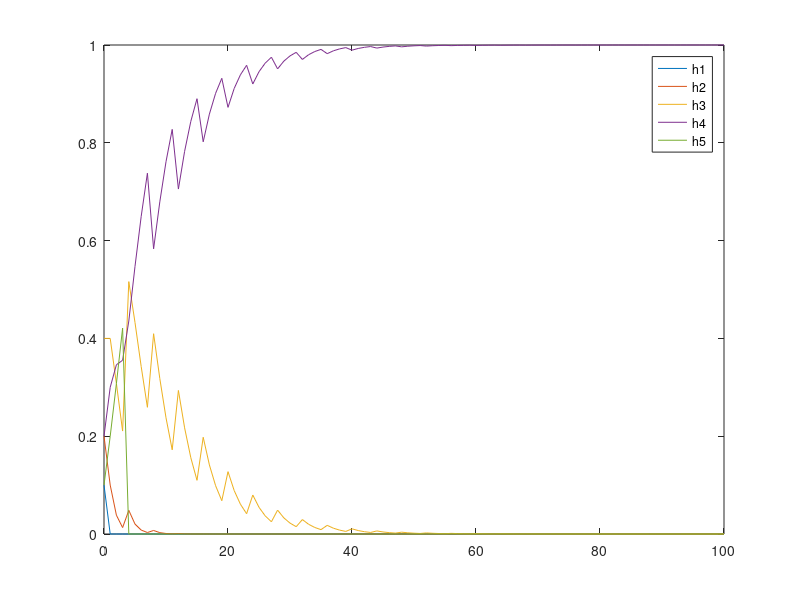
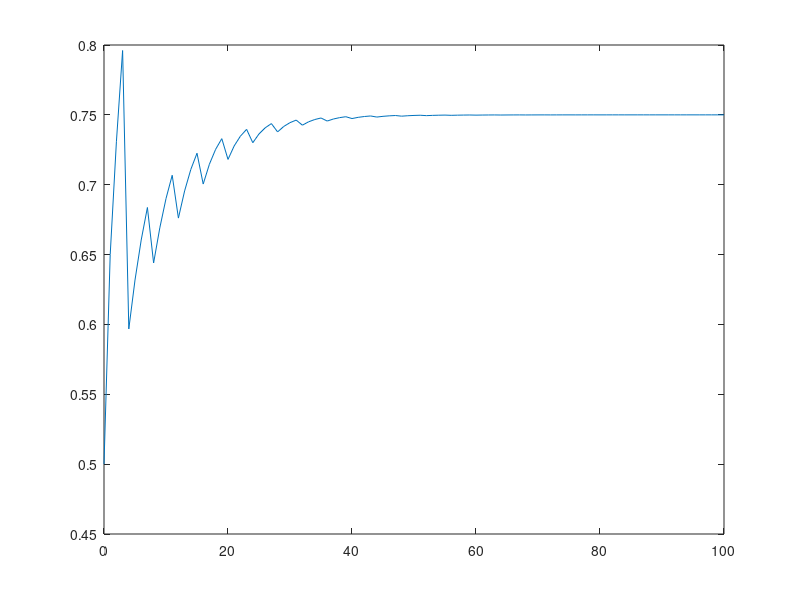
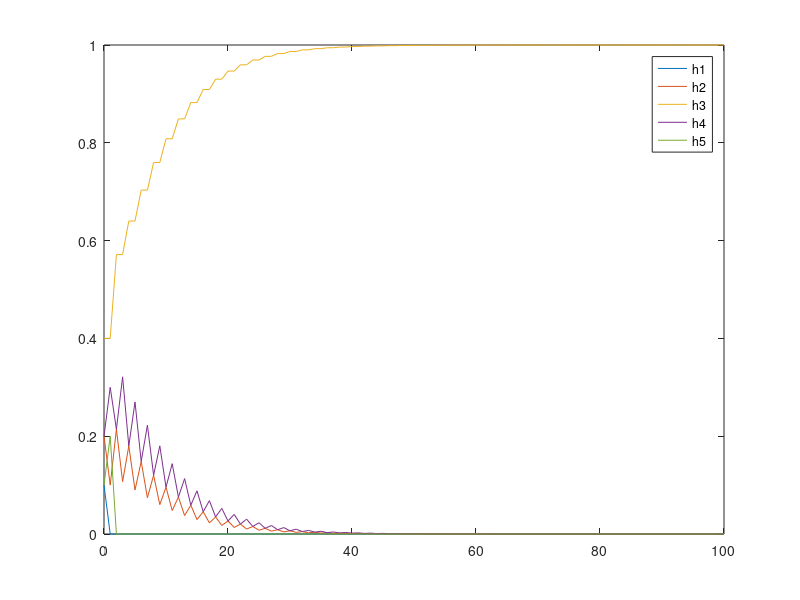
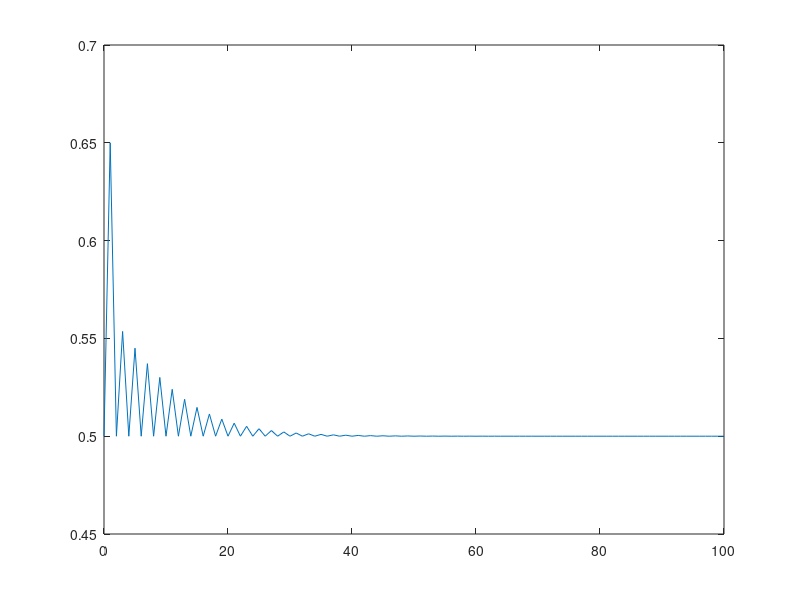

MATLAB code for these plots, in order:
% 0 stands for cherry, 1 stands for lime

% 100 candies following h4. 75% lime, 25% cherry
candies = ones(1,100);
for i = 1:25
   candies(i*4) = 0; 
end
% Calculate P(d|hi)
Pdh1 = ones(1,101); Pdh2 = ones(1,101); Pdh3 = ones(1,101); Pdh4 = ones(1,101); Pdh5 = ones(1,101);
for i = 1:100
   Pdh3(i+1) = Pdh3(i) * 0.5;
   if candies(i) == 1
       Pdh1(i+1) = Pdh1(i) * 0;
       Pdh2(i+1) = Pdh2(i) * 0.25;
       Pdh4(i+1) = Pdh4(i) * 0.75;
       Pdh5(i+1) = Pdh5(i);
   else
       Pdh1(i+1) = Pdh1(i);
       Pdh2(i+1) = Pdh2(i) * 0.75;
       Pdh4(i+1) = Pdh4(i) * 0.25;
       Pdh5(i+1) = Pdh5(i) * 0;
   end
end

% P(hi|d) = alpha * P(d|hi)*P(hi)
Ph1d = Pdh1 * 0.1;
Ph2d = Pdh2 * 0.2;
Ph3d = Pdh3 * 0.4;
Ph4d = Pdh4 * 0.2;
Ph5d = Pdh5 * 0.1;
a = Ph1d + Ph2d + Ph3d + Ph4d + Ph5d;
Ph1d = Ph1d./a;
Ph2d = Ph2d./a;
Ph3d = Ph3d./a;
Ph4d = Ph4d./a;
Ph5d = Ph5d./a;

% Plot P(hi|d)
figure;
title('h4 posterior')
x = 0:100;
plot (x,Ph1d,x,Ph2d,x,Ph3d,x,Ph4d,x,Ph5d)
legend('h1','h2','h3','h4','h5');

% Find & Plot P(Dn+1 = lime | D)
p = Ph2d * 0.25 + Ph3d * 0.5 + Ph4d * 0.75 + Ph5d;
figure;
title('h4 prediction')
plot (x,p)

% 100 candies following h3. 50% lime, 50% cherry
candies = ones(1,100);
for i = 1:50
   candies(i*2) = 0; 
end
% Calculate P(d|hi)
Pdh1 = ones(1,101); Pdh2 = ones(1,101); Pdh3 = ones(1,101); Pdh4 = ones(1,101); Pdh5 = ones(1,101);
for i = 1:100
   Pdh3(i+1) = Pdh3(i) * 0.5;
   if candies(i) == 1
       Pdh1(i+1) = Pdh1(i) * 0;
       Pdh2(i+1) = Pdh2(i) * 0.25;
       Pdh4(i+1) = Pdh4(i) * 0.75;
       Pdh5(i+1) = Pdh5(i);
   else
       Pdh1(i+1) = Pdh1(i);
       Pdh2(i+1) = Pdh2(i) * 0.75;
       Pdh4(i+1) = Pdh4(i) * 0.25;
       Pdh5(i+1) = Pdh5(i) * 0;
   end
end

% P(hi|d) = alpha * P(d|hi)*P(hi)
Ph1d = Pdh1 * 0.1;
Ph2d = Pdh2 * 0.2;
Ph3d = Pdh3 * 0.4;
Ph4d = Pdh4 * 0.2;
Ph5d = Pdh5 * 0.1;
a = Ph1d + Ph2d + Ph3d + Ph4d + Ph5d;
Ph1d = Ph1d./a;
Ph2d = Ph2d./a;
Ph3d = Ph3d./a;
Ph4d = Ph4d./a;
Ph5d = Ph5d./a;

% Plot P(hi|d)
figure;
title('h3 posterior')
x = 0:100;
plot (x,Ph1d,x,Ph2d,x,Ph3d,x,Ph4d,x,Ph5d)
legend('h1','h2','h3','h4','h5');

% Find & Plot P(Dn+1 = lime | D)
p = Ph2d * 0.25 + Ph3d * 0.5 + Ph4d * 0.75 + Ph5d;
figure;
title('h3 prediction')
plot (x,p)


% 100 candies following h2. 25% lime, 75% cherry
candies = zeros(1,100);
for i = 1:25
   candies(i*4) = 1; 
end
% Calculate P(d|hi)
Pdh1 = ones(1,101); Pdh2 = ones(1,101); Pdh3 = ones(1,101); Pdh4 = ones(1,101); Pdh5 = ones(1,101);
for i = 1:100
   Pdh3(i+1) = Pdh3(i) * 0.5;
   if candies(i) == 1
       Pdh1(i+1) = Pdh1(i) * 0;
       Pdh2(i+1) = Pdh2(i) * 0.25;
       Pdh4(i+1) = Pdh4(i) * 0.75;
       Pdh5(i+1) = Pdh5(i);
   else
       Pdh1(i+1) = Pdh1(i);
       Pdh2(i+1) = Pdh2(i) * 0.75;
       Pdh4(i+1) = Pdh4(i) * 0.25;
       Pdh5(i+1) = Pdh5(i) * 0;
   end
end

% P(hi|d) = alpha * P(d|hi)*P(hi)
Ph1d = Pdh1 * 0.1;
Ph2d = Pdh2 * 0.2;
Ph3d = Pdh3 * 0.4;
Ph4d = Pdh4 * 0.2;
Ph5d = Pdh5 * 0.1;
a = Ph1d + Ph2d + Ph3d + Ph4d + Ph5d;
Ph1d = Ph1d./a;
Ph2d = Ph2d./a;
Ph3d = Ph3d./a;
Ph4d = Ph4d./a;
Ph5d = Ph5d./a;

% Plot P(hi|d)
figure;
title('h2 posterior')
x = 0:100;
plot (x,Ph1d,x,Ph2d,x,Ph3d,x,Ph4d,x,Ph5d)
legend('h1','h2','h3','h4','h5');

% Find & Plot P(Dn+1 = lime | D)
p = Ph2d * 0.25 + Ph3d * 0.5 + Ph4d * 0.75 + Ph5d;
figure;
title('h2 prediction')
plot (x,p)


% 100 candies following h3. 50% lime, 50% cherry
candies = zeros(1,100);
% Calculate P(d|hi)
Pdh1 = ones(1,101); Pdh2 = ones(1,101); Pdh3 = ones(1,101); Pdh4 = ones(1,101); Pdh5 = ones(1,101);
for i = 1:100
   Pdh3(i+1) = Pdh3(i) * 0.5;
   if candies(i) == 1
       Pdh1(i+1) = Pdh1(i) * 0;
       Pdh2(i+1) = Pdh2(i) * 0.25;
       Pdh4(i+1) = Pdh4(i) * 0.75;
       Pdh5(i+1) = Pdh5(i);
   else
       Pdh1(i+1) = Pdh1(i);
       Pdh2(i+1) = Pdh2(i) * 0.75;
       Pdh4(i+1) = Pdh4(i) * 0.25;
       Pdh5(i+1) = Pdh5(i) * 0;
   end
end

% P(hi|d) = alpha * P(d|hi)*P(hi)
Ph1d = Pdh1 * 0.1;
Ph2d = Pdh2 * 0.2;
Ph3d = Pdh3 * 0.4;
Ph4d = Pdh4 * 0.2;
Ph5d = Pdh5 * 0.1;
a = Ph1d + Ph2d + Ph3d + Ph4d + Ph5d;
Ph1d = Ph1d./a;
Ph2d = Ph2d./a;
Ph3d = Ph3d./a;
Ph4d = Ph4d./a;
Ph5d = Ph5d./a;

% Plot P(hi|d)
figure;
title('h1 posterior')
x = 0:100;
plot (x,Ph1d,x,Ph2d,x,Ph3d,x,Ph4d,x,Ph5d)
legend('h1','h2','h3','h4','h5');

% Find & Plot P(Dn+1 = lime | D)
p = Ph2d * 0.25 + Ph3d * 0.5 + Ph4d * 0.75 + Ph5d;
figure;
title('h1 prediction')
plot (x,p)